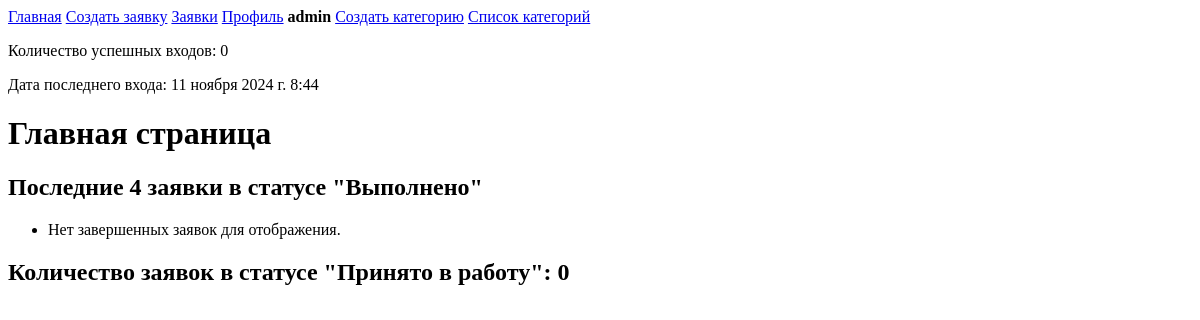
Page /Design.Pro/home/ (signed in) on the earlier database version.
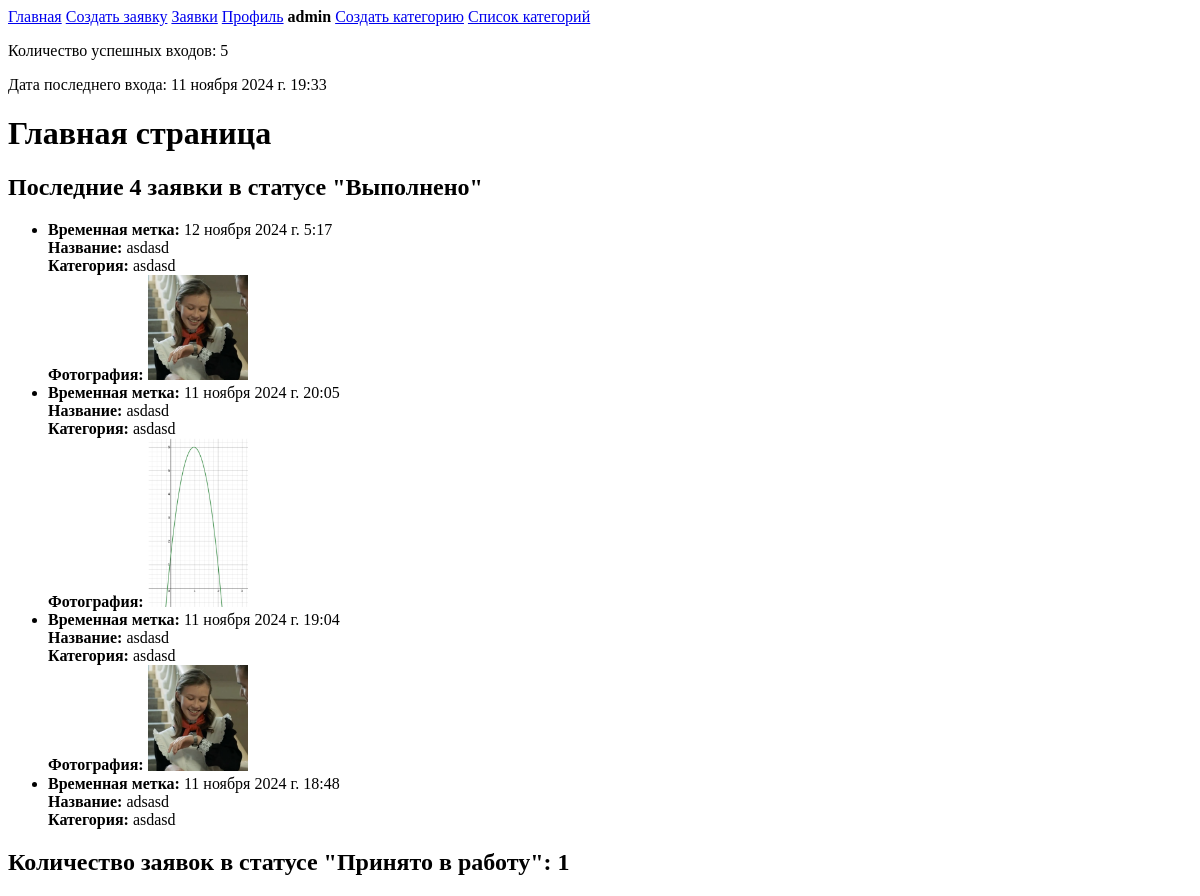
Same page on the later database version.
### main/models.py (models this page shows, shortened)
class CustomUser(AbstractUser):
    security_question = models.CharField(max_length=255, blank=True)
    security_answer = models.CharField(max_length=255, blank=True)
    login_count = models.IntegerField(default=0)
    last_login_date = models.DateTimeField(auto_now_add=True, null=True, blank=True)

class Application(models.Model):
    title_application = models.CharField(max_length=255, blank=True)
    description_application = models.TextField(blank=True)
    category = models.ForeignKey(Category, on_delete=models.SET_NULL, null=True)
    user = models.ForeignKey(CustomUser, on_delete=models.CASCADE, blank=True)
    image = models.ImageField(upload_to='application/', blank=True, null=True)
    created_at = models.DateTimeField(auto_now_add=True)
    updated_at = models.DateTimeField(auto_now=True)
    status = models.CharField(max_length=20, choices=STATUS_CHOICES, default='Новая')
    comment = models.TextField(blank=True)
    design_image = models.ImageField(upload_to='designs/', null=True, blank=True)

class Category(models.Model):
    name = models.CharField(max_length=100, unique=True)
    def __str__(self):
        return self.name

### main/views.py (the view)
# urls.py: path('home/', views.home_view, name='home'),
@login_required
def home_view(request):
    completed_applications = Application.objects.filter(status='Выполнено').order_by('-created_at')[:4]
    in_progress_count = Application.objects.filter(status='Принято в работу').count()
    return render(request, 'main/home.html', {
        'completed_applications': completed_applications,
        'in_progress_count': in_progress_count,
    })

### main/templates/main/home.html
{% extends 'basic.html' %}
{% block content%}
<p>Количество успешных входов: {{ user.login_count }}</p>
<p>Дата последнего входа: {{ user.last_login_date  }}</p>
<h1>Главная страница</h1>
<h2>Последние 4 заявки в статусе "Выполнено"</h2>
<ul>
    {% for application in completed_applications %}
        <li>
            <strong>Временная метка:</strong> {{ application.created_at }}<br>
            <strong>Название:</strong> {{ application.title_application }}<br>
            <strong>Категория:</strong> {{ application.category }}<br>
            {% if application.image %}
                <strong>Фотография:</strong> <img src="{{ application.image.url }}" alt="{{ application.title_application }}" style="width: 100px; height: auto;"><br>
            {% endif %}
        </li>
    {% empty %}
        <li>Нет завершенных заявок для отображения.</li>
    {% endfor %}
</ul>
<h2>Количество заявок в статусе "Принято в работу": {{ in_progress_count }}</h2>
{% endblock %}

### main/templates/basic.html (shortened to what this page needs)
<!doctype html>
<html lang="ru">
<head>
    {% load static %}
</head>
<body>
<header>
    <a href="{% url 'home' %}">Главная</a>
    <a href="{% url 'create_application' %}">Создать заявку</a>
    <a href="{% url 'application_list' %}">Заявки</a>
    <a href="{% url 'profile' %}">Профиль</a>
    {% if user.is_staff %}
        <strong>{{ user.username }}</strong>
        <a href="{% url 'create_category' %}">Создать категорию</a>
        <a href="{% url 'category_list' %}">Список категорий</a>
    {% endif %}
</header>
<main>
    {% block content%}
    {% endblock%}
</main>
</body>
</html>

Differences in the rows shown:
changed CustomUser "admin": login_count "0" → "5"; last_login_date "11 ноября 2024 г. 8:44" → "11 ноября 2024 г. 19:33"
added Application: created_at "12 ноября 2024 г. 5:17", title_application "asdasd", category "asdasd", image (picture)
added Application: created_at "11 ноября 2024 г. 20:05", title_application "asdasd", category "asdasd", image (picture)
added Application: created_at "11 ноября 2024 г. 19:04", title_application "asdasd", category "asdasd", image (picture)
now on this page (row edited): Application: created_at "11 ноября 2024 г. 18:48", title_application "adsasd", category "asdasd"
Other differences:
{{ in_progress_count }}: "0" → "1"
text no longer shown: "Нет завершенных заявок для отображения."
